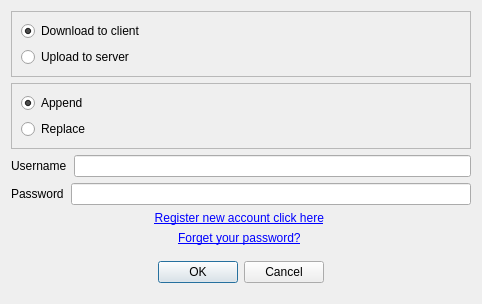
<?xml version="1.0" encoding="UTF-8"?>
<ui version="4.0">
 <class>CSyncDialog</class>
 <widget class="QDialog" name="CSyncDialog">
  <property name="geometry">
   <rect>
    <x>0</x>
    <y>0</y>
    <width>482</width>
    <height>304</height>
   </rect>
  </property>
  <property name="windowTitle">
   <string>Sync Themes</string>
  </property>
  <property name="modal">
   <bool>true</bool>
  </property>
  <layout class="QVBoxLayout" name="verticalLayout_3">
   <item>
    <widget class="QFrame" name="m_pFrameDir">
     <property name="sizePolicy">
      <sizepolicy hsizetype="Minimum" vsizetype="Minimum">
       <horstretch>0</horstretch>
       <verstretch>0</verstretch>
      </sizepolicy>
     </property>
     <property name="frameShape">
      <enum>QFrame::StyledPanel</enum>
     </property>
     <layout class="QVBoxLayout" name="verticalLayout_2">
      <item>
       <widget class="QRadioButton" name="m_pRadioDirToClient">
        <property name="sizePolicy">
         <sizepolicy hsizetype="Expanding" vsizetype="Minimum">
          <horstretch>0</horstretch>
          <verstretch>0</verstretch>
         </sizepolicy>
        </property>
        <property name="text">
         <string>Download to client</string>
        </property>
        <property name="checked">
         <bool>true</bool>
        </property>
       </widget>
      </item>
      <item>
       <widget class="QRadioButton" name="m_pRadioDirToServer">
        <property name="sizePolicy">
         <sizepolicy hsizetype="Expanding" vsizetype="Minimum">
          <horstretch>0</horstretch>
          <verstretch>0</verstretch>
         </sizepolicy>
        </property>
        <property name="text">
         <string>Upload to server</string>
        </property>
       </widget>
      </item>
     </layout>
    </widget>
   </item>
   <item>
    <widget class="QFrame" name="m_pFrameType">
     <property name="sizePolicy">
      <sizepolicy hsizetype="Minimum" vsizetype="Minimum">
       <horstretch>0</horstretch>
       <verstretch>0</verstretch>
      </sizepolicy>
     </property>
     <property name="frameShape">
      <enum>QFrame::StyledPanel</enum>
     </property>
     <layout class="QVBoxLayout" name="verticalLayout">
      <item>
       <widget class="QRadioButton" name="m_pRadioTypeAppend">
        <property name="sizePolicy">
         <sizepolicy hsizetype="Expanding" vsizetype="Preferred">
          <horstretch>0</horstretch>
          <verstretch>0</verstretch>
         </sizepolicy>
        </property>
        <property name="text">
         <string>Append</string>
        </property>
        <property name="checked">
         <bool>true</bool>
        </property>
       </widget>
      </item>
      <item>
       <widget class="QRadioButton" name="m_pRadioTypeReplace">
        <property name="sizePolicy">
         <sizepolicy hsizetype="Expanding" vsizetype="Preferred">
          <horstretch>0</horstretch>
          <verstretch>0</verstretch>
         </sizepolicy>
        </property>
        <property name="text">
         <string>Replace</string>
        </property>
       </widget>
      </item>
     </layout>
    </widget>
   </item>
   <item>
    <widget class="QWidget" name="m_pGroupUsername" native="true">
     <property name="sizePolicy">
      <sizepolicy hsizetype="Preferred" vsizetype="Fixed">
       <horstretch>0</horstretch>
       <verstretch>0</verstretch>
      </sizepolicy>
     </property>
     <layout class="QHBoxLayout" name="horizontalLayout">
      <property name="spacing">
       <number>7</number>
      </property>
      <property name="leftMargin">
       <number>0</number>
      </property>
      <property name="topMargin">
       <number>0</number>
      </property>
      <property name="rightMargin">
       <number>0</number>
      </property>
      <property name="bottomMargin">
       <number>0</number>
      </property>
      <item>
       <widget class="QLabel" name="m_pLabelUsername">
        <property name="text">
         <string>Username</string>
        </property>
       </widget>
      </item>
      <item>
       <widget class="QLineEdit" name="m_pEditUsername"/>
      </item>
     </layout>
    </widget>
   </item>
   <item>
    <widget class="QWidget" name="m_pGroupPassword" native="true">
     <property name="sizePolicy">
      <sizepolicy hsizetype="Preferred" vsizetype="Fixed">
       <horstretch>0</horstretch>
       <verstretch>0</verstretch>
      </sizepolicy>
     </property>
     <layout class="QHBoxLayout" name="horizontalLayout_2">
      <property name="spacing">
       <number>7</number>
      </property>
      <property name="leftMargin">
       <number>0</number>
      </property>
      <property name="topMargin">
       <number>0</number>
      </property>
      <property name="rightMargin">
       <number>0</number>
      </property>
      <property name="bottomMargin">
       <number>0</number>
      </property>
      <item>
       <widget class="QLabel" name="m_pLabelPassword">
        <property name="text">
         <string>Password</string>
        </property>
       </widget>
      </item>
      <item>
       <widget class="QLineEdit" name="m_pEditPassword">
        <property name="echoMode">
         <enum>QLineEdit::Password</enum>
        </property>
       </widget>
      </item>
     </layout>
    </widget>
   </item>
   <item>
    <widget class="QLabel" name="m_pLinkRegister">
     <property name="text">
      <string>&lt;html&gt;&lt;head/&gt;&lt;body&gt;&lt;center&gt;&lt;a href='https://lv.os-v.pw/Register.php'&gt;Register new account click here&lt;/a&gt;&lt;/center&gt;&lt;/body&gt;&lt;/html&gt;
</string>
     </property>
     <property name="textFormat">
      <enum>Qt::RichText</enum>
     </property>
     <property name="openExternalLinks">
      <bool>true</bool>
     </property>
    </widget>
   </item>
   <item>
    <widget class="QLabel" name="m_pLinkRestore">
     <property name="text">
      <string>&lt;html&gt;&lt;head/&gt;&lt;body&gt;&lt;center&gt;&lt;a href='https://lv.os-v.pw/Restore.php'&gt;Forget your password?&lt;/a&gt;&lt;/center&gt;&lt;/body&gt;&lt;/html&gt;
</string>
     </property>
     <property name="textFormat">
      <enum>Qt::RichText</enum>
     </property>
     <property name="openExternalLinks">
      <bool>true</bool>
     </property>
    </widget>
   </item>
   <item>
    <widget class="QWidget" name="m_pWidgetSpacingDesktop" native="true">
     <property name="sizePolicy">
      <sizepolicy hsizetype="Preferred" vsizetype="Expanding">
       <horstretch>0</horstretch>
       <verstretch>0</verstretch>
      </sizepolicy>
     </property>
    </widget>
   </item>
   <item>
    <widget class="QDialogButtonBox" name="m_pButtonsDialog">
     <property name="orientation">
      <enum>Qt::Horizontal</enum>
     </property>
     <property name="standardButtons">
      <set>QDialogButtonBox::Cancel|QDialogButtonBox::Ok</set>
     </property>
     <property name="centerButtons">
      <bool>true</bool>
     </property>
    </widget>
   </item>
   <item>
    <widget class="QWidget" name="m_pWidgetSpacingMobile" native="true">
     <property name="sizePolicy">
      <sizepolicy hsizetype="Preferred" vsizetype="Expanding">
       <horstretch>0</horstretch>
       <verstretch>0</verstretch>
      </sizepolicy>
     </property>
    </widget>
   </item>
  </layout>
 </widget>
 <tabstops>
  <tabstop>m_pEditUsername</tabstop>
  <tabstop>m_pEditPassword</tabstop>
  <tabstop>m_pRadioDirToClient</tabstop>
  <tabstop>m_pRadioDirToServer</tabstop>
  <tabstop>m_pRadioTypeAppend</tabstop>
  <tabstop>m_pRadioTypeReplace</tabstop>
 </tabstops>
 <resources/>
 <connections>
  <connection>
   <sender>m_pButtonsDialog</sender>
   <signal>accepted()</signal>
   <receiver>CSyncDialog</receiver>
   <slot>accept()</slot>
   <hints>
    <hint type="sourcelabel">
     <x>248</x>
     <y>254</y>
    </hint>
    <hint type="destinationlabel">
     <x>157</x>
     <y>274</y>
    </hint>
   </hints>
  </connection>
  <connection>
   <sender>m_pButtonsDialog</sender>
   <signal>rejected()</signal>
   <receiver>CSyncDialog</receiver>
   <slot>reject()</slot>
   <hints>
    <hint type="sourcelabel">
     <x>316</x>
     <y>260</y>
    </hint>
    <hint type="destinationlabel">
     <x>286</x>
     <y>274</y>
    </hint>
   </hints>
  </connection>
 </connections>
</ui>
